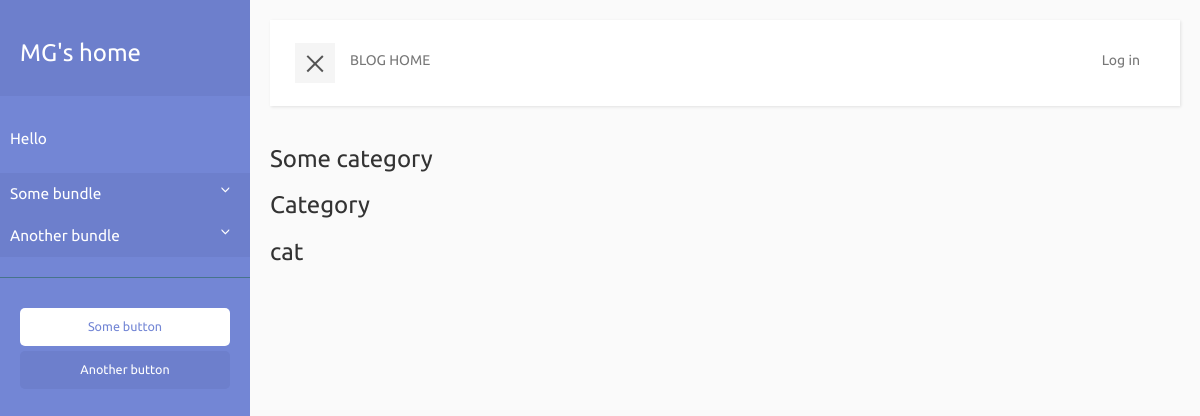
Screenshot of /blog/categories/ with the database file from the repository.
### blog/models.py (models this page shows, shortened)
class CategoryBundle(models.Model):
    name = models.CharField(max_length=200)
    created_date = models.DateTimeField(default=timezone.now)

class Category(models.Model):
    bundle = models.ForeignKey('blog.CategoryBundle', blank=True, default=None, null=True)
    name = models.CharField(max_length=200)
    created_date = models.DateTimeField(default=timezone.now)

### blog/views.py (the view)
# urls.py: url(r'^blog/categories/$', views.category_list, name='category_list'),
def category_list(request):
    categories = get_category_list()
    bundles = get_category_bundle_list()
    return render(request, 'blog/category_list.html', {'categories': categories, 'category_bundles': bundles})

### blog/views.py (called while the page is built)
def get_category_list():
    categories = list(Category.objects.order_by('created_date'))
    return categories

def get_category_bundle_list():
    bundles = list(CategoryBundle.objects.order_by('created_date'))
    return bundles

### blog/templates/blog/category_list.html
{% extends 'blog/base.html' %}
{% block content %}
    <div class="wrapper">
        {% for category in categories %}
            <div>
                <h3>{{ category.name }}</h3>
            </div>
        {% endfor %}
    </div>
{% endblock %}

### blog/templates/blog/base.html (shortened to what this page needs)
{% load staticfiles %}
<html>
    <head>
        <link rel="stylesheet" href="//maxcdn.bootstrapcdn.com/bootstrap/3.2.0/css/bootstrap.min.css" >
        <link rel="stylesheet" href="//maxcdn.bootstrapcdn.com/bootstrap/3.2.0/css/bootstrap-theme.min.css" >
        <link rel="stylesheet" href="{% static 'css/blog.css' %}" >
    </head>
    <body>
        <div class="wrapper">
            <nav id="sidebar">
                <div class="sidebar-header">
                    <h3><a href="/">MG's home</a></h3>
                </div>
                <ul class="list-unstyled components">
                    <p>Hello {{user.username}}</p>
                    {% for category_bundle in category_bundles %}
                        <li class="active">
                            <a href="#submenu-{{category_bundle.id}}" data-toggle="collapse" aria-expanded="false">
                                {{category_bundle.name}}
                            </a>
                        </li>
                    {% endfor %}
                </ul>
                <ul class="list-unstyled CTAs">
                    <li><a href="#" class="download">Some button</a></li>
                    <li><a href="#" class="article">Another button</a></li>
                </ul>
            </nav>
            <div id="content">
                <nav class="navbar navbar-default">
                    <div class="container-fluid">
                        <div class="navbar-header">
                            <button type="button" id="sidebarCollapse" class="navbar-btn">
                                <span></span>
                            </button>
                        </div>
                        <div class="collapse navbar-collapse" id="bs-example-navbar-collapse-1">
                            <ul class="nav navbar-nav navbar-left">
                                <li>
                                    <a href="/blog/">BLOG HOME</a>
                                </li>
                            </ul>
                            <ul class="nav navbar-nav navbar-right">
                            {% if user.is_authenticated %}
                                <li>
                                    <a href="{% url 'post_new' %}">Add post</a>
                                </li>
                                <li>
                                    <a href="{% url 'post_draft_list' %}">Approve posts</a>
                                </li>
                                <li>
                                    <a href="{% url 'logout' %}">Log out</a>
                                </li>
                            {% else %}
                                <li>
                                    <a href="{% url 'login' %}">Log in</a>
                                </li>
                            {% endif %}
                            </ul>
                        </div>
                    </div>
                </nav>
                {% block content %}
                {% endblock %}
            </div>
        </div>
    </body>
</html>

### blog/static/css/blog.css (style rules this page uses)
body { font-family: 'Ubuntu', sans-serif; background: #fafafa; }
p { font-family: 'Ubuntu', sans-serif; font-size: 1.1em; font-weight: 300; line-height: 1.7em; color: #999; }
a, a:hover, a:focus { color: inherit; text-decoration: none; transition: all 0.3s; }
.navbar { padding: 15px 10px; background: #fff; border: none; border-radius: 0; margin-bottom: 40px; box-shadow: 1px 1px 3px rgba(0, 0, 0, 0.1); }
.navbar-btn { box-shadow: none; outline: none !important; border: none; }
.wrapper { display: flex; align-items: stretch; perspective: 1500px; }
#sidebar { min-width: 250px; max-width: 250px; background: #7386D5; color: #fff; transition: all 0.6s cubic-bezier(0.945, 0.020, 0.270, 0.665); transform-origin: bottom left; }
#sidebar .sidebar-header { padding: 20px; background: #6d7fcc; }
#sidebar ul.components { padding: 20px 0; border-bottom: 1px solid #47748b; }
#sidebar ul p { color: #fff; padding: 10px; }
#sidebar ul li a { padding: 10px; font-size: 1.1em; display: block; }
#sidebar ul li.active > a, a[aria-expanded="true"] { color: #fff; background: #6d7fcc; }
a[data-toggle="collapse"] { position: relative; }
a[aria-expanded="false"]::before, a[aria-expanded="true"]::before { content: '\e259'; display: block; position: absolute; right: 20px; font-family: 'Glyphicons Halflings'; font-size: 0.6em; }
ul.CTAs { padding: 20px; }
ul.CTAs a { text-align: center; font-size: 0.9em !important; display: block; border-radius: 5px; margin-bottom: 5px; }
a.download { background: #fff; color: #7386D5; }
a.article, a.article:hover { background: #6d7fcc !important; color: #fff !important; }
#content { padding: 20px; min-height: 100vh; transition: all 0.3s; width: 100%; }
#sidebarCollapse { width: 40px; height: 40px; background: #f5f5f5; }
#sidebarCollapse span { width: 80%; height: 2px; margin: 0 auto; display: block; background: #555; transition: all 0.8s cubic-bezier(0.810, -0.330, 0.345, 1.375); transition-delay: 0.2s; }
#sidebarCollapse span:last-of-type { transform: rotate(-45deg) translate(1px, -1px); }
.wrapper div { display: block; }

### rows the page displays
CategoryBundle: name "Some bundle"
CategoryBundle: name "Another bundle"
Category: name "Some category"
Category: name "Category"
Category: name "cat"
